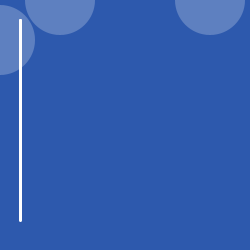
Frame 1 (no input)
Frame 60 (the mouse pressed at the canvas centre just before this capture): identical to frame 1, image omitted
Frame 120 (the mouse held since frame 60 and released just before this capture): identical to frame 1, image omitted

The Processing sketch that drew this single still picture (run headless with seeded random() and noise(); from frame 60 on, the mouse is pressed at the canvas centre):

// Processing sketch: processing_18583
// ── processing_18583.pde

void setup(){
size(250,250);
smooth();
}
int n=0;
int i=20;
void draw(){
  background(#2D59AD);
  noStroke();
  fill(255,60);
  ellipse(n,40,70,70);
    ellipse(60,n,70,70);
        ellipse(210,n,70,70);
        strokeWeight(3);
        stroke(255);
line(i,20,i,180);
line(i,220,i,50);
line(20,i,i,180);
}
void mouseMoved(){
  n=n+18;
  i=i+20;
  if (n>235){
    n=0;
        if (i>240){
          i=20;
  }
}
}
